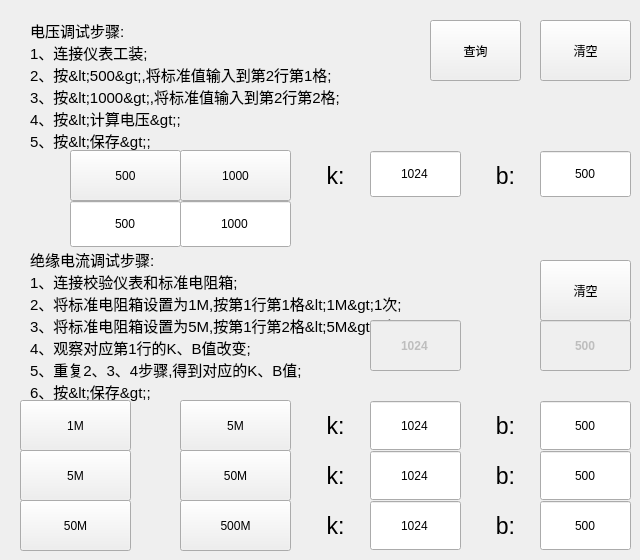
   <widget class="QWidget" name="tab_4">
    <attribute name="title">
     <string>绝缘</string>
    </attribute>
    <widget class="QLabel" name="label_13">
     <property name="geometry">
      <rect>
       <x>30</x>
       <y>10</y>
       <width>551</width>
       <height>151</height>
      </rect>
     </property>
     <property name="font">
      <font>
       <pointsize>11</pointsize>
      </font>
     </property>
     <property name="styleSheet">
      <string notr="true"/>
     </property>
     <property name="text">
      <string>电压调试步骤:
1、连接仪表工装;
2、按&lt;500&gt;,将标准值输入到第2行第1格;
3、按&lt;1000&gt;,将标准值输入到第2行第2格;
4、按&lt;计算电压&gt;;
5、按&lt;保存&gt;;</string>
     </property>
    </widget>
    <widget class="QLabel" name="label_15">
     <property name="geometry">
      <rect>
       <x>30</x>
       <y>250</y>
       <width>551</width>
       <height>151</height>
      </rect>
     </property>
     <property name="font">
      <font>
       <pointsize>11</pointsize>
      </font>
     </property>
     <property name="styleSheet">
      <string notr="true"/>
     </property>
     <property name="text">
      <string>绝缘电流调试步骤:
1、连接校验仪表和标准电阻箱;
2、将标准电阻箱设置为1M,按第1行第1格&lt;1M&gt;1次;
3、将标准电阻箱设置为5M,按第1行第2格&lt;5M&gt;1次;
4、观察对应第1行的K、B值改变;
5、重复2、3、4步骤,得到对应的K、B值;
6、按&lt;保存&gt;;</string>
     </property>
    </widget>
    <widget class="QPushButton" name="IR500">
     <property name="geometry">
      <rect>
       <x>70</x>
       <y>150</y>
       <width>111</width>
       <height>51</height>
      </rect>
     </property>
     <property name="font">
      <font>
       <weight>50</weight>
       <bold>false</bold>
      </font>
     </property>
     <property name="text">
      <string>500</string>
     </property>
    </widget>
    <widget class="QLabel" name="label_16">
     <property name="geometry">
      <rect>
       <x>480</x>
       <y>160</y>
       <width>51</width>
       <height>31</height>
      </rect>
     </property>
     <property name="minimumSize">
      <size>
       <width>51</width>
       <height>31</height>
      </size>
     </property>
     <property name="maximumSize">
      <size>
       <width>51</width>
       <height>31</height>
      </size>
     </property>
     <property name="font">
      <font>
       <pointsize>17</pointsize>
      </font>
     </property>
     <property name="styleSheet">
      <string notr="true"/>
     </property>
     <property name="text">
      <string>b:</string>
     </property>
     <property name="alignment">
      <set>Qt::AlignCenter</set>
     </property>
    </widget>
    <widget class="QPushButton" name="IR1000">
     <property name="geometry">
      <rect>
       <x>180</x>
       <y>150</y>
       <width>111</width>
       <height>51</height>
      </rect>
     </property>
     <property name="font">
      <font>
       <weight>50</weight>
       <bold>false</bold>
      </font>
     </property>
     <property name="text">
      <string>1000</string>
     </property>
    </widget>
    <widget class="QLabel" name="label_17">
     <property name="geometry">
      <rect>
       <x>310</x>
       <y>160</y>
       <width>51</width>
       <height>31</height>
      </rect>
     </property>
     <property name="minimumSize">
      <size>
       <width>41</width>
       <height>31</height>
      </size>
     </property>
     <property name="font">
      <font>
       <pointsize>17</pointsize>
      </font>
     </property>
     <property name="styleSheet">
      <string notr="true"/>
     </property>
     <property name="text">
      <string>k:</string>
     </property>
     <property name="alignment">
      <set>Qt::AlignCenter</set>
     </property>
    </widget>
    <widget class="QPushButton" name="IR_Grade1_1M">
     <property name="geometry">
      <rect>
       <x>20</x>
       <y>400</y>
       <width>111</width>
       <height>51</height>
      </rect>
     </property>
     <property name="text">
      <string>1M</string>
     </property>
    </widget>
    <widget class="QPushButton" name="IR_Grade1_5M">
     <property name="geometry">
      <rect>
       <x>180</x>
       <y>400</y>
       <width>111</width>
       <height>51</height>
      </rect>
     </property>
     <property name="text">
      <string>5M</string>
     </property>
    </widget>
    <widget class="QPushButton" name="IR_Grade2_5M">
     <property name="geometry">
      <rect>
       <x>20</x>
       <y>450</y>
       <width>111</width>
       <height>51</height>
      </rect>
     </property>
     <property name="text">
      <string>5M</string>
     </property>
    </widget>
    <widget class="QPushButton" name="IR_Grade2_50M">
     <property name="geometry">
      <rect>
       <x>180</x>
       <y>450</y>
       <width>111</width>
       <height>51</height>
      </rect>
     </property>
     <property name="text">
      <string>50M</string>
     </property>
    </widget>
    <widget class="QPushButton" name="IR_Grade3_50M">
     <property name="geometry">
      <rect>
       <x>20</x>
       <y>500</y>
       <width>111</width>
       <height>51</height>
      </rect>
     </property>
     <property name="text">
      <string>50M</string>
     </property>
    </widget>
    <widget class="QPushButton" name="IR_Grade3_500M">
     <property name="geometry">
      <rect>
       <x>180</x>
       <y>500</y>
       <width>111</width>
       <height>51</height>
      </rect>
     </property>
     <property name="text">
      <string>500M</string>
     </property>
    </widget>
    <widget class="QLineEdit" name="IR_DLR_1">
     <property name="enabled">
      <bool>false</bool>
     </property>
     <property name="geometry">
      <rect>
       <x>370</x>
       <y>320</y>
       <width>91</width>
       <height>51</height>
      </rect>
     </property>
     <property name="font">
      <font>
       <weight>75</weight>
       <bold>true</bold>
      </font>
     </property>
     <property name="text">
      <string>1024</string>
     </property>
     <property name="alignment">
      <set>Qt::AlignCenter</set>
     </property>
    </widget>
    <widget class="QLineEdit" name="IR_DLR_2">
     <property name="enabled">
      <bool>false</bool>
     </property>
     <property name="geometry">
      <rect>
       <x>540</x>
       <y>320</y>
       <width>91</width>
       <height>51</height>
      </rect>
     </property>
     <property name="font">
      <font>
       <weight>75</weight>
       <bold>true</bold>
      </font>
     </property>
     <property name="text">
      <string>500</string>
     </property>
     <property name="alignment">
      <set>Qt::AlignCenter</set>
     </property>
    </widget>
    <widget class="QLabel" name="label_24">
     <property name="geometry">
      <rect>
       <x>310</x>
       <y>410</y>
       <width>51</width>
       <height>31</height>
      </rect>
     </property>
     <property name="minimumSize">
      <size>
       <width>41</width>
       <height>31</height>
      </size>
     </property>
     <property name="font">
      <font>
       <pointsize>17</pointsize>
      </font>
     </property>
     <property name="styleSheet">
      <string notr="true"/>
     </property>
     <property name="text">
      <string>k:</string>
     </property>
     <property name="alignment">
      <set>Qt::AlignCenter</set>
     </property>
    </widget>
    <widget class="QLabel" name="label_25">
     <property name="geometry">
      <rect>
       <x>310</x>
       <y>460</y>
       <width>51</width>
       <height>31</height>
      </rect>
     </property>
     <property name="minimumSize">
      <size>
       <width>41</width>
       <height>31</height>
      </size>
     </property>
     <property name="font">
      <font>
       <pointsize>17</pointsize>
      </font>
     </property>
     <property name="text">
      <string>k:</string>
     </property>
     <property name="alignment">
      <set>Qt::AlignCenter</set>
     </property>
    </widget>
    <widget class="QLabel" name="label_26">
     <property name="geometry">
      <rect>
       <x>310</x>
       <y>510</y>
       <width>51</width>
       <height>31</height>
      </rect>
     </property>
     <property name="minimumSize">
      <size>
       <width>41</width>
       <height>31</height>
      </size>
     </property>
     <property name="font">
      <font>
       <pointsize>17</pointsize>
      </font>
     </property>
     <property name="text">
      <string>k:</string>
     </property>
     <property name="alignment">
      <set>Qt::AlignCenter</set>
     </property>
    </widget>
    <widget class="QLabel" name="label_27">
     <property name="geometry">
      <rect>
       <x>480</x>
       <y>410</y>
       <width>51</width>
       <height>31</height>
      </rect>
     </property>
     <property name="minimumSize">
      <size>
       <width>51</width>
       <height>31</height>
      </size>
     </property>
     <property name="maximumSize">
      <size>
       <width>51</width>
       <height>31</height>
      </size>
     </property>
     <property name="font">
      <font>
       <pointsize>17</pointsize>
      </font>
     </property>
     <property name="text">
      <string>b:</string>
     </property>
     <property name="alignment">
      <set>Qt::AlignCenter</set>
     </property>
    </widget>
    <widget class="QLabel" name="label_28">
     <property name="geometry">
      <rect>
       <x>480</x>
       <y>460</y>
       <width>51</width>
       <height>31</height>
      </rect>
     </property>
     <property name="minimumSize">
      <size>
       <width>51</width>
       <height>31</height>
      </size>
     </property>
     <property name="maximumSize">
      <size>
       <width>51</width>
       <height>31</height>
      </size>
     </property>
     <property name="font">
      <font>
       <pointsize>17</pointsize>
      </font>
     </property>
     <property name="text">
      <string>b:</string>
     </property>
     <property name="alignment">
      <set>Qt::AlignCenter</set>
     </property>
    </widget>
    <widget class="QLabel" name="label_29">
     <property name="geometry">
      <rect>
       <x>480</x>
       <y>510</y>
       <width>51</width>
       <height>31</height>
      </rect>
     </property>
     <property name="minimumSize">
      <size>
       <width>51</width>
       <height>31</height>
      </size>
     </property>
     <property name="maximumSize">
      <size>
       <width>51</width>
       <height>31</height>
      </size>
     </property>
     <property name="font">
      <font>
       <pointsize>17</pointsize>
      </font>
     </property>
     <property name="text">
      <string>b:</string>
     </property>
     <property name="alignment">
      <set>Qt::AlignCenter</set>
     </property>
    </widget>
    <widget class="QPushButton" name="Button_IR_VoltClear">
     <property name="geometry">
      <rect>
       <x>540</x>
       <y>20</y>
       <width>91</width>
       <height>61</height>
      </rect>
     </property>
     <property name="text">
      <string>清空</string>
     </property>
    </widget>
    <widget class="QPushButton" name="Button_IR_DLRClear">
     <property name="geometry">
      <rect>
       <x>540</x>
       <y>260</y>
       <width>91</width>
       <height>61</height>
      </rect>
     </property>
     <property name="text">
      <string>清空</string>
     </property>
    </widget>
    <widget class="QDoubleSpinBox" name="IR_Volt_textk">
     <property name="enabled">
      <bool>true</bool>
     </property>
     <property name="geometry">
      <rect>
       <x>370</x>
       <y>150</y>
       <width>91</width>
       <height>48</height>
      </rect>
     </property>
     <property name="minimumSize">
      <size>
       <width>0</width>
       <height>48</height>
      </size>
     </property>
     <property name="maximumSize">
      <size>
       <width>16777215</width>
       <height>48</height>
      </size>
     </property>
     <property name="font">
      <font>
       <weight>50</weight>
       <bold>false</bold>
      </font>
     </property>
     <property name="styleSheet">
      <string notr="true"/>
     </property>
     <property name="alignment">
      <set>Qt::AlignCenter</set>
     </property>
     <property name="buttonSymbols">
      <enum>QAbstractSpinBox::NoButtons</enum>
     </property>
     <property name="decimals">
      <number>0</number>
     </property>
     <property name="minimum">
      <double>0.000000000000000</double>
     </property>
     <property name="maximum">
      <double>16896.000000000000000</double>
     </property>
     <property name="singleStep">
      <double>1.000000000000000</double>
     </property>
     <property name="value">
      <double>1024.000000000000000</double>
     </property>
    </widget>
    <widget class="QDoubleSpinBox" name="IR_DLR_Grade1_k">
     <property name="enabled">
      <bool>true</bool>
     </property>
     <property name="geometry">
      <rect>
       <x>370</x>
       <y>400</y>
       <width>91</width>
       <height>51</height>
      </rect>
     </property>
     <property name="minimumSize">
      <size>
       <width>0</width>
       <height>48</height>
      </size>
     </property>
     <property name="maximumSize">
      <size>
       <width>16777215</width>
       <height>51</height>
      </size>
     </property>
     <property name="font">
      <font>
       <weight>50</weight>
       <bold>false</bold>
      </font>
     </property>
     <property name="styleSheet">
      <string notr="true"/>
     </property>
     <property name="alignment">
      <set>Qt::AlignCenter</set>
     </property>
     <property name="buttonSymbols">
      <enum>QAbstractSpinBox::NoButtons</enum>
     </property>
     <property name="decimals">
      <number>0</number>
     </property>
     <property name="minimum">
      <double>0.000000000000000</double>
     </property>
     <property name="maximum">
      <double>16896.000000000000000</double>
     </property>
     <property name="singleStep">
      <double>1.000000000000000</double>
     </property>
     <property name="value">
      <double>1024.000000000000000</double>
     </property>
    </widget>
    <widget class="QDoubleSpinBox" name="IR_DLR_Grade2_k">
     <property name="enabled">
      <bool>true</bool>
     </property>
     <property name="geometry">
      <rect>
       <x>370</x>
       <y>450</y>
       <width>91</width>
       <height>51</height>
      </rect>
     </property>
     <property name="minimumSize">
      <size>
       <width>0</width>
       <height>48</height>
      </size>
     </property>
     <property name="maximumSize">
      <size>
       <width>16777215</width>
       <height>51</height>
      </size>
     </property>
     <property name="font">
      <font>
       <weight>50</weight>
       <bold>false</bold>
      </font>
     </property>
     <property name="styleSheet">
      <string notr="true"/>
     </property>
     <property name="alignment">
      <set>Qt::AlignCenter</set>
     </property>
     <property name="buttonSymbols">
      <enum>QAbstractSpinBox::NoButtons</enum>
     </property>
     <property name="decimals">
      <number>0</number>
     </property>
     <property name="minimum">
      <double>0.000000000000000</double>
     </property>
     <property name="maximum">
      <double>16896.000000000000000</double>
     </property>
     <property name="singleStep">
      <double>1.000000000000000</double>
     </property>
     <property name="value">
      <double>1024.000000000000000</double>
     </property>
    </widget>
    <widget class="QDoubleSpinBox" name="IR_DLR_Grade3_k">
     <property name="enabled">
      <bool>true</bool>
     </property>
     <property name="geometry">
      <rect>
       <x>370</x>
       <y>500</y>
       <width>91</width>
       <height>51</height>
      </rect>
     </property>
     <property name="minimumSize">
      <size>
       <width>0</width>
       <height>48</height>
      </size>
     </property>
     <property name="maximumSize">
      <size>
       <width>16777215</width>
       <height>51</height>
      </size>
     </property>
     <property name="font">
      <font>
       <weight>50</weight>
       <bold>false</bold>
      </font>
     </property>
     <property name="styleSheet">
      <string notr="true"/>
     </property>
     <property name="alignment">
      <set>Qt::AlignCenter</set>
     </property>
     <property name="buttonSymbols">
      <enum>QAbstractSpinBox::NoButtons</enum>
     </property>
     <property name="decimals">
      <number>0</number>
     </property>
     <property name="minimum">
      <double>0.000000000000000</double>
     </property>
     <property name="maximum">
      <double>16896.000000000000000</double>
     </property>
     <property name="singleStep">
      <double>1.000000000000000</double>
     </property>
     <property name="value">
      <double>1024.000000000000000</double>
     </property>
    </widget>
    <widget class="QDoubleSpinBox" name="IR_Volt_textb">
     <property name="enabled">
      <bool>true</bool>
     </property>
     <property name="geometry">
      <rect>
       <x>540</x>
       <y>150</y>
       <width>91</width>
       <height>48</height>
      </rect>
     </property>
     <property name="minimumSize">
      <size>
       <width>0</width>
       <height>48</height>
      </size>
     </property>
     <property name="maximumSize">
      <size>
       <width>16777215</width>
       <height>48</height>
      </size>
     </property>
     <property name="font">
      <font>
       <weight>50</weight>
       <bold>false</bold>
      </font>
     </property>
     <property name="styleSheet">
      <string notr="true"/>
     </property>
     <property name="alignment">
      <set>Qt::AlignCenter</set>
     </property>
     <property name="buttonSymbols">
      <enum>QAbstractSpinBox::NoButtons</enum>
     </property>
     <property name="decimals">
      <number>0</number>
     </property>
     <property name="minimum">
      <double>0.000000000000000</double>
     </property>
     <property name="maximum">
      <double>16896.000000000000000</double>
     </property>
     <property name="singleStep">
      <double>1.000000000000000</double>
     </property>
     <property name="value">
      <double>500.000000000000000</double>
     </property>
    </widget>
    <widget class="QDoubleSpinBox" name="IR_DLR_Grade1_b">
     <property name="enabled">
      <bool>true</bool>
     </property>
     <property name="geometry">
      <rect>
       <x>540</x>
       <y>400</y>
       <width>91</width>
       <height>51</height>
      </rect>
     </property>
     <property name="minimumSize">
      <size>
       <width>0</width>
       <height>48</height>
      </size>
     </property>
     <property name="maximumSize">
      <size>
       <width>16777215</width>
       <height>51</height>
      </size>
     </property>
     <property name="font">
      <font>
       <weight>50</weight>
       <bold>false</bold>
      </font>
     </property>
     <property name="styleSheet">
      <string notr="true"/>
     </property>
     <property name="alignment">
      <set>Qt::AlignCenter</set>
     </property>
     <property name="buttonSymbols">
      <enum>QAbstractSpinBox::NoButtons</enum>
     </property>
     <property name="decimals">
      <number>0</number>
     </property>
     <property name="minimum">
      <double>0.000000000000000</double>
     </property>
     <property name="maximum">
      <double>16896.000000000000000</double>
     </property>
     <property name="singleStep">
      <double>1.000000000000000</double>
     </property>
     <property name="value">
      <double>500.000000000000000</double>
     </property>
    </widget>
    <widget class="QDoubleSpinBox" name="IR_DLR_Grade2_b">
     <property name="enabled">
      <bool>true</bool>
     </property>
     <property name="geometry">
      <rect>
       <x>540</x>
       <y>450</y>
       <width>91</width>
       <height>51</height>
      </rect>
     </property>
     <property name="minimumSize">
      <size>
       <width>0</width>
       <height>48</height>
      </size>
     </property>
     <property name="maximumSize">
      <size>
       <width>16777215</width>
       <height>51</height>
      </size>
     </property>
     <property name="font">
      <font>
       <weight>50</weight>
       <bold>false</bold>
      </font>
     </property>
     <property name="styleSheet">
      <string notr="true"/>
     </property>
     <property name="alignment">
      <set>Qt::AlignCenter</set>
     </property>
     <property name="buttonSymbols">
      <enum>QAbstractSpinBox::NoButtons</enum>
     </property>
     <property name="decimals">
      <number>0</number>
     </property>
     <property name="minimum">
      <double>0.000000000000000</double>
     </property>
     <property name="maximum">
      <double>16896.000000000000000</double>
     </property>
     <property name="singleStep">
      <double>1.000000000000000</double>
     </property>
     <property name="value">
      <double>500.000000000000000</double>
     </property>
    </widget>
    <widget class="QDoubleSpinBox" name="IR_DLR_Grade3_b">
     <property name="enabled">
      <bool>true</bool>
     </property>
     <property name="geometry">
      <rect>
       <x>540</x>
       <y>500</y>
       <width>91</width>
       <height>51</height>
      </rect>
     </property>
     <property name="minimumSize">
      <size>
       <width>0</width>
       <height>48</height>
      </size>
     </property>
     <property name="maximumSize">
      <size>
       <width>16777215</width>
       <height>51</height>
      </size>
     </property>
     <property name="font">
      <font>
       <weight>50</weight>
       <bold>false</bold>
      </font>
     </property>
     <property name="styleSheet">
      <string notr="true"/>
     </property>
     <property name="alignment">
      <set>Qt::AlignCenter</set>
     </property>
     <property name="buttonSymbols">
      <enum>QAbstractSpinBox::NoButtons</enum>
     </property>
     <property name="decimals">
      <number>0</number>
     </property>
     <property name="minimum">
      <double>0.000000000000000</double>
     </property>
     <property name="maximum">
      <double>16896.000000000000000</double>
     </property>
     <property name="singleStep">
      <double>1.000000000000000</double>
     </property>
     <property name="value">
      <double>500.000000000000000</double>
     </property>
    </widget>
    <widget class="QPushButton" name="Button_IR_Check">
     <property name="geometry">
      <rect>
       <x>430</x>
       <y>20</y>
       <width>91</width>
       <height>61</height>
      </rect>
     </property>
     <property name="text">
      <string>查询</string>
     </property>
    </widget>
    <widget class="QDoubleSpinBox" name="IR_lineEdit_500">
     <property name="enabled">
      <bool>true</bool>
     </property>
     <property name="geometry">
      <rect>
       <x>70</x>
       <y>200</y>
       <width>111</width>
       <height>48</height>
      </rect>
     </property>
     <property name="minimumSize">
      <size>
       <width>0</width>
       <height>48</height>
      </size>
     </property>
     <property name="maximumSize">
      <size>
       <width>16777215</width>
       <height>48</height>
      </size>
     </property>
     <property name="font">
      <font>
       <weight>50</weight>
       <bold>false</bold>
      </font>
     </property>
     <property name="styleSheet">
      <string notr="true"/>
     </property>
     <property name="alignment">
      <set>Qt::AlignCenter</set>
     </property>
     <property name="buttonSymbols">
      <enum>QAbstractSpinBox::NoButtons</enum>
     </property>
     <property name="decimals">
      <number>0</number>
     </property>
     <property name="minimum">
      <double>0.000000000000000</double>
     </property>
     <property name="maximum">
      <double>16896.000000000000000</double>
     </property>
     <property name="singleStep">
      <double>1.000000000000000</double>
     </property>
     <property name="value">
      <double>500.000000000000000</double>
     </property>
    </widget>
    <widget class="QDoubleSpinBox" name="IR_lineEdit_1000">
     <property name="enabled">
      <bool>true</bool>
     </property>
     <property name="geometry">
      <rect>
       <x>180</x>
       <y>200</y>
       <width>111</width>
       <height>48</height>
      </rect>
     </property>
     <property name="minimumSize">
      <size>
       <width>0</width>
       <height>48</height>
      </size>
     </property>
     <property name="maximumSize">
      <size>
       <width>16777215</width>
       <height>48</height>
      </size>
     </property>
     <property name="font">
      <font>
       <weight>50</weight>
       <bold>false</bold>
      </font>
     </property>
     <property name="styleSheet">
      <string notr="true"/>
     </property>
     <property name="alignment">
      <set>Qt::AlignCenter</set>
     </property>
     <property name="buttonSymbols">
      <enum>QAbstractSpinBox::NoButtons</enum>
     </property>
     <property name="decimals">
      <number>0</number>
     </property>
     <property name="minimum">
      <double>0.000000000000000</double>
     </property>
     <property name="maximum">
      <double>16896.000000000000000</double>
     </property>
     <property name="singleStep">
      <double>1.000000000000000</double>
     </property>
     <property name="value">
      <double>1000.000000000000000</double>
     </property>
    </widget>
   </widget>
